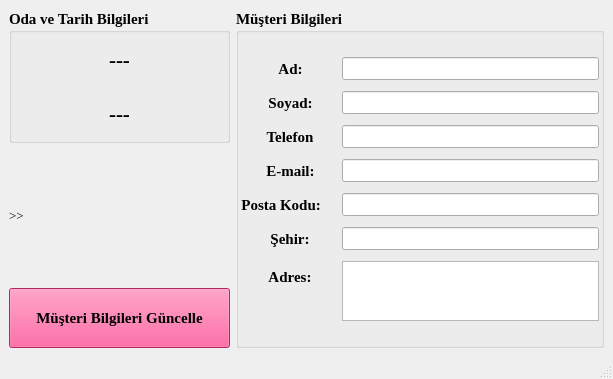
<?xml version="1.0" encoding="UTF-8"?>
<ui version="4.0">
 <class>musteriguncelle_MainWindow</class>
 <widget class="QMainWindow" name="musteriguncelle_MainWindow">
  <property name="geometry">
   <rect>
    <x>0</x>
    <y>0</y>
    <width>613</width>
    <height>379</height>
   </rect>
  </property>
  <property name="windowTitle">
   <string>MainWindow</string>
  </property>
  <widget class="QWidget" name="centralwidget">
   <layout class="QGridLayout" name="gridLayout_3">
    <item row="0" column="0">
     <layout class="QHBoxLayout" name="horizontalLayout" stretch="3,5">
      <item>
       <layout class="QVBoxLayout" name="verticalLayout_2">
        <item>
         <widget class="QGroupBox" name="groupBox_2">
          <property name="font">
           <font>
            <family>Times New Roman</family>
            <pointsize>11</pointsize>
            <weight>75</weight>
            <bold>true</bold>
           </font>
          </property>
          <property name="title">
           <string>Oda ve Tarih Bilgileri</string>
          </property>
          <layout class="QGridLayout" name="gridLayout_2">
           <property name="leftMargin">
            <number>2</number>
           </property>
           <property name="topMargin">
            <number>2</number>
           </property>
           <property name="rightMargin">
            <number>2</number>
           </property>
           <property name="bottomMargin">
            <number>2</number>
           </property>
           <item row="0" column="0">
            <layout class="QVBoxLayout" name="verticalLayout">
             <item>
              <widget class="QLabel" name="Tarihbaslik_label">
               <property name="font">
                <font>
                 <family>Times New Roman</family>
                 <pointsize>16</pointsize>
                 <weight>75</weight>
                 <bold>true</bold>
                </font>
               </property>
               <property name="text">
                <string>---</string>
               </property>
               <property name="alignment">
                <set>Qt::AlignCenter</set>
               </property>
              </widget>
             </item>
             <item>
              <widget class="QLabel" name="baslik_label">
               <property name="font">
                <font>
                 <family>Times New Roman</family>
                 <pointsize>16</pointsize>
                 <weight>75</weight>
                 <bold>true</bold>
                </font>
               </property>
               <property name="text">
                <string>---</string>
               </property>
               <property name="alignment">
                <set>Qt::AlignCenter</set>
               </property>
              </widget>
             </item>
            </layout>
           </item>
          </layout>
         </widget>
        </item>
        <item>
         <widget class="QLabel" name="bilgilendirme">
          <property name="font">
           <font>
            <family>Times New Roman</family>
            <pointsize>10</pointsize>
            <weight>50</weight>
            <bold>false</bold>
           </font>
          </property>
          <property name="text">
           <string>&gt;&gt;</string>
          </property>
         </widget>
        </item>
        <item>
         <widget class="QPushButton" name="guncelle_pushButton">
          <property name="sizePolicy">
           <sizepolicy hsizetype="Minimum" vsizetype="Fixed">
            <horstretch>0</horstretch>
            <verstretch>0</verstretch>
           </sizepolicy>
          </property>
          <property name="minimumSize">
           <size>
            <width>0</width>
            <height>60</height>
           </size>
          </property>
          <property name="font">
           <font>
            <family>Times New Roman</family>
            <pointsize>11</pointsize>
            <weight>75</weight>
            <bold>true</bold>
           </font>
          </property>
          <property name="styleSheet">
           <string notr="true">background-color:rgb(255, 52, 133)</string>
          </property>
          <property name="text">
           <string>Müşteri Bilgileri Güncelle</string>
          </property>
         </widget>
        </item>
       </layout>
      </item>
      <item>
       <widget class="QGroupBox" name="groupBox">
        <property name="font">
         <font>
          <family>Times New Roman</family>
          <pointsize>11</pointsize>
          <weight>75</weight>
          <bold>true</bold>
         </font>
        </property>
        <property name="title">
         <string>Müşteri Bilgileri</string>
        </property>
        <layout class="QGridLayout" name="gridLayout">
         <property name="leftMargin">
          <number>2</number>
         </property>
         <property name="topMargin">
          <number>2</number>
         </property>
         <property name="rightMargin">
          <number>2</number>
         </property>
         <property name="bottomMargin">
          <number>2</number>
         </property>
         <property name="spacing">
          <number>2</number>
         </property>
         <item row="0" column="0">
          <layout class="QFormLayout" name="formLayout">
           <property name="labelAlignment">
            <set>Qt::AlignCenter</set>
           </property>
           <property name="formAlignment">
            <set>Qt::AlignCenter</set>
           </property>
           <property name="verticalSpacing">
            <number>11</number>
           </property>
           <property name="bottomMargin">
            <number>0</number>
           </property>
           <item row="0" column="0">
            <widget class="QLabel" name="label">
             <property name="font">
              <font>
               <family>Times New Roman</family>
               <pointsize>11</pointsize>
               <weight>75</weight>
               <bold>true</bold>
              </font>
             </property>
             <property name="text">
              <string>Ad:</string>
             </property>
             <property name="alignment">
              <set>Qt::AlignCenter</set>
             </property>
            </widget>
           </item>
           <item row="0" column="1">
            <widget class="QLineEdit" name="ad_lineEdit">
             <property name="font">
              <font>
               <family>Times New Roman</family>
               <pointsize>10</pointsize>
              </font>
             </property>
            </widget>
           </item>
           <item row="1" column="0">
            <widget class="QLabel" name="label_2">
             <property name="font">
              <font>
               <family>Times New Roman</family>
               <pointsize>11</pointsize>
               <weight>75</weight>
               <bold>true</bold>
              </font>
             </property>
             <property name="text">
              <string>Soyad:</string>
             </property>
             <property name="alignment">
              <set>Qt::AlignCenter</set>
             </property>
            </widget>
           </item>
           <item row="1" column="1">
            <widget class="QLineEdit" name="soyad_lineEdit">
             <property name="font">
              <font>
               <family>Times New Roman</family>
               <pointsize>10</pointsize>
              </font>
             </property>
            </widget>
           </item>
           <item row="2" column="0">
            <widget class="QLabel" name="label_3">
             <property name="font">
              <font>
               <family>Times New Roman</family>
               <pointsize>11</pointsize>
               <weight>75</weight>
               <bold>true</bold>
              </font>
             </property>
             <property name="text">
              <string>Telefon</string>
             </property>
             <property name="alignment">
              <set>Qt::AlignCenter</set>
             </property>
            </widget>
           </item>
           <item row="2" column="1">
            <widget class="QLineEdit" name="telefon_lineEdit">
             <property name="font">
              <font>
               <family>Times New Roman</family>
               <pointsize>10</pointsize>
              </font>
             </property>
            </widget>
           </item>
           <item row="3" column="0">
            <widget class="QLabel" name="label_5">
             <property name="font">
              <font>
               <family>Times New Roman</family>
               <pointsize>11</pointsize>
               <weight>75</weight>
               <bold>true</bold>
              </font>
             </property>
             <property name="text">
              <string>E-mail:</string>
             </property>
             <property name="alignment">
              <set>Qt::AlignCenter</set>
             </property>
            </widget>
           </item>
           <item row="3" column="1">
            <widget class="QLineEdit" name="mail_lineEdit">
             <property name="font">
              <font>
               <family>Times New Roman</family>
               <pointsize>10</pointsize>
              </font>
             </property>
            </widget>
           </item>
           <item row="4" column="0">
            <widget class="QLabel" name="label_6">
             <property name="sizePolicy">
              <sizepolicy hsizetype="Fixed" vsizetype="Preferred">
               <horstretch>0</horstretch>
               <verstretch>0</verstretch>
              </sizepolicy>
             </property>
             <property name="font">
              <font>
               <family>Times New Roman</family>
               <pointsize>11</pointsize>
               <weight>75</weight>
               <bold>true</bold>
              </font>
             </property>
             <property name="text">
              <string>Posta Kodu:     </string>
             </property>
             <property name="alignment">
              <set>Qt::AlignCenter</set>
             </property>
            </widget>
           </item>
           <item row="4" column="1">
            <widget class="QLineEdit" name="postaKodu_lineEdit">
             <property name="font">
              <font>
               <family>Times New Roman</family>
               <pointsize>10</pointsize>
              </font>
             </property>
            </widget>
           </item>
           <item row="5" column="0">
            <widget class="QLabel" name="label_8">
             <property name="font">
              <font>
               <family>Times New Roman</family>
               <pointsize>11</pointsize>
               <weight>75</weight>
               <bold>true</bold>
              </font>
             </property>
             <property name="text">
              <string>Şehir:</string>
             </property>
             <property name="alignment">
              <set>Qt::AlignCenter</set>
             </property>
            </widget>
           </item>
           <item row="5" column="1">
            <widget class="QLineEdit" name="sehir_lineEdit">
             <property name="font">
              <font>
               <family>Times New Roman</family>
               <pointsize>10</pointsize>
              </font>
             </property>
            </widget>
           </item>
           <item row="6" column="0">
            <widget class="QLabel" name="label_7">
             <property name="font">
              <font>
               <family>Times New Roman</family>
               <pointsize>11</pointsize>
               <weight>75</weight>
               <bold>true</bold>
              </font>
             </property>
             <property name="text">
              <string>Adres:</string>
             </property>
             <property name="alignment">
              <set>Qt::AlignCenter</set>
             </property>
            </widget>
           </item>
           <item row="6" column="1">
            <widget class="QTextEdit" name="adres_textEdit">
             <property name="sizePolicy">
              <sizepolicy hsizetype="Fixed" vsizetype="Fixed">
               <horstretch>0</horstretch>
               <verstretch>0</verstretch>
              </sizepolicy>
             </property>
             <property name="maximumSize">
              <size>
               <width>300</width>
               <height>60</height>
              </size>
             </property>
            </widget>
           </item>
          </layout>
         </item>
        </layout>
       </widget>
      </item>
     </layout>
    </item>
   </layout>
  </widget>
  <widget class="QMenuBar" name="menubar">
   <property name="geometry">
    <rect>
     <x>0</x>
     <y>0</y>
     <width>613</width>
     <height>26</height>
    </rect>
   </property>
  </widget>
  <widget class="QStatusBar" name="statusbar"/>
 </widget>
 <resources/>
 <connections/>
</ui>
